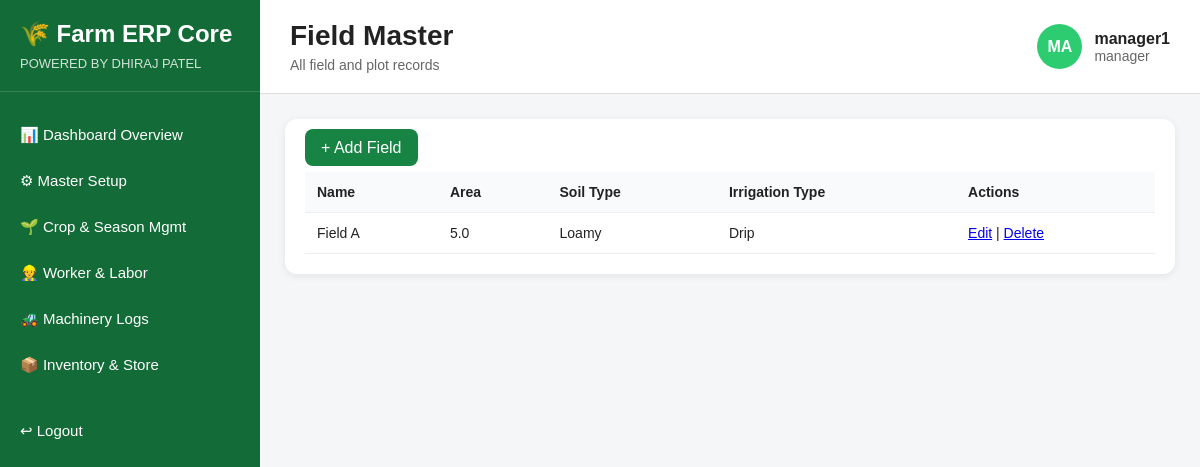
Screenshot of /master-setup/fields/ (signed in) with the database file from the repository.
### accounts/models.py (models this page shows, shortened)
class User(AbstractUser):
    ROLE_CHOICES = (
        ('admin', 'Admin'),
        ('manager', 'Manager'),
        ('supervisor', 'Supervisor'),
        ('storekeeper', 'Storekeeper'),
        ('accountant', 'Accountant'),
        ('sales', 'Sales'),
        ('field_staff', 'Field Staff'),
    )
    role = models.CharField(max_length=20, choices=ROLE_CHOICES, default='field_staff')
    phone = models.CharField(max_length=15, blank=True, null=True)

### master_setup/models.py (models this page shows, shortened)
class Field(models.Model):
    name = models.CharField(max_length=100)
    area = models.FloatField()
    soil_type = models.CharField(max_length=50)
    irrigation_type = models.CharField(max_length=50)

### master_setup/views.py (the view)
# urls.py: path('fields/', views.field_list, name='field_list'),
@role_required(['admin', 'manager'])
def field_list(request):
    fields = Field.objects.all()
    return render(request, 'master_setup/field_list.html', {'fields': fields})

### templates/master_setup/field_list.html (shortened to what this page needs)
{% extends 'base/erp_base.html' %}
{% block page_title %}Field Master{% endblock %}
{% block page_subtitle %}All field and plot records{% endblock %}
{% block content %}
<div class="section-box">
    <div style="margin-bottom: 15px;">
        <a href="{% url 'add_field' %}" style="padding:10px 16px; background:#178443; color:white; text-decoration:none; border-radius:8px;">+ Add Field</a>
    </div>
    <table>
        <tr>
            <th>Name</th>
            <th>Area</th>
            <th>Soil Type</th>
            <th>Irrigation Type</th>
            <th>Actions</th>
        </tr>
        {% for field in fields %}
        <tr>
            <td>{{ field.name }}</td>
            <td>{{ field.area }}</td>
            <td>{{ field.soil_type }}</td>
            <td>{{ field.irrigation_type }}</td>
            <td>
                <a href="{% url 'edit_field' field.id %}">Edit</a> |
                <a href="{% url 'delete_field' field.id %}">Delete</a>
            </td>
        </tr>
        {% endfor %}
    </table>
</div>
{% endblock %}

### templates/base/erp_base.html (shortened to what this page needs)
{% load static %}
<!DOCTYPE html>
<html lang="en">
<head>
    <link rel="stylesheet" href="{% static 'css/dashboard.css' %}">
</head>
<body>
    <div class="erp-container">
        <aside class="sidebar">
            <div class="sidebar-brand">
                <h2>🌾 Farm ERP Core</h2>
                <p>POWERED BY DHIRAJ PATEL</p>
            </div>
            <nav class="sidebar-menu">
                {% if request.user.role == 'manager' %}
                    <a href="{% url 'manager_dashboard' %}" class="menu-item">📊 Dashboard Overview</a>
                    <a href="{% url 'master_dashboard' %}" class="menu-item">⚙ Master Setup</a>
                    <a href="{% url 'crop_season_dashboard' %}" class="menu-item">🌱 Crop &amp; Season Mgmt</a>
                    <a href="{% url 'labor_dashboard' %}" class="menu-item">👷 Worker &amp; Labor</a>
                    <a href="{% url 'machinery_dashboard' %}" class="menu-item">🚜 Machinery Logs</a>
                    <a href="{% url 'inventory_dashboard' %}" class="menu-item">📦 Inventory &amp; Store</a>
                {% endif %}
                <a href="{% url 'logout' %}" class="menu-item logout-btn">↩ Logout</a>
            </nav>
        </aside>
        <main class="main-content">
            <header class="topbar">
                <div>
                    <h1>{% block page_title %}Dashboard{% endblock %}</h1>
                    <p>{% block page_subtitle %}Farm ERP Overview{% endblock %}</p>
                </div>
                <div class="topbar-user">
                    <div class="user-circle">
                        {{ request.user.username|slice:":2"|upper }}
                    </div>
                    <div>
                        <h4>{{ request.user.username }}</h4>
                        <p>{{ request.user.role }}</p>
                    </div>
                </div>
            </header>
            <section class="content-area">
                {% block content %}{% endblock %}
            </section>
        </main>
    </div>
</body>
</html>

### static/css/dashboard.css (style rules this page uses)
* { margin: 0; padding: 0; box-sizing: border-box; }
body { font-family: Arial, sans-serif; background-color: #f4f6f8; color: #222; }
.erp-container { display: flex; min-height: 100vh; }
.sidebar { width: 260px; background: #136c37; color: white; padding: 20px 0; display: flex; flex-direction: column; }
.sidebar-brand { padding: 0 20px 20px; border-bottom: 1px solid rgba(255,255,255,0.15); }
.sidebar-brand h2 { font-size: 24px; margin-bottom: 8px; }
.sidebar-brand p { font-size: 13px; opacity: 0.8; }
.sidebar-menu { margin-top: 20px; display: flex; flex-direction: column; }
.menu-item { color: white; text-decoration: none; padding: 14px 20px; font-size: 15px; transition: 0.3s; }
.logout-btn { margin-top: 20px; }
.main-content { flex: 1; display: flex; flex-direction: column; }
.topbar { background: white; padding: 20px 30px; display: flex; justify-content: space-between; align-items: center; border-bottom: 1px solid #ddd; }
.topbar h1 { font-size: 28px; margin-bottom: 5px; }
.topbar p { color: #666; font-size: 14px; }
.topbar-user { display: flex; align-items: center; gap: 12px; }
.user-circle { width: 45px; height: 45px; background: #2ecc71; color: white; border-radius: 50%; display: flex; align-items: center; justify-content: center; font-weight: bold; text-transform: uppercase; }
.content-area { padding: 25px; }
.section-box { background: white; border-radius: 12px; padding: 20px; box-shadow: 0 2px 8px rgba(0,0,0,0.08); margin-bottom: 20px; }
table { width: 100%; border-collapse: collapse; }
table th, table td { text-align: left; padding: 12px; border-bottom: 1px solid #eee; font-size: 14px; }
table th { background-color: #f8fafc; font-weight: bold; }

### rows the page displays
User: user.username "MA", user.username "manager1", user.role "manager"
Field: name "Field A", area "5.0", soil_type "Loamy", irrigation_type "Drip"
